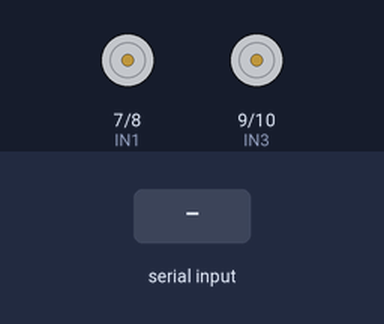
Recording of a sketch running on a simulated Arduino Uno, built with avr-gcc and run on an emulated ATmega328P. On the bench: motor-driver pin pairs drawn as motors (green arrow = first pin HIGH = forward, orange = second pin HIGH = backward, longer = more drive, scaled by the enable pin). The test bench sets the inputs (shaded band).

Above: at 1.2 s.
1.3 s: "90,45\n" received over the second serial link
At 2.0 s:
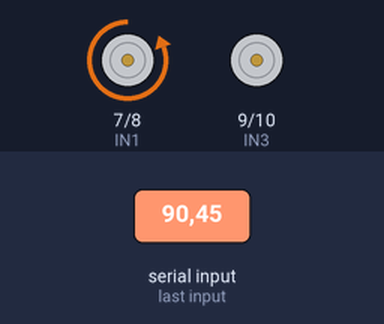
4.3 s: "30,150\n" received over the second serial link
7.3 s: "200\n" received over the second serial link
At 9.7 s:
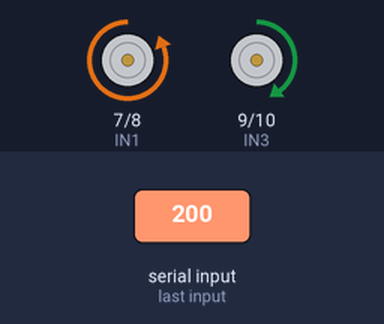
Timing chart, 0 to 11.2 s (numbered marks = the images above; inputs shaded):
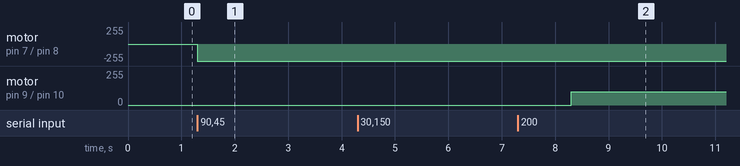

Measured:
- after the input at 1.3 s, motor on pin 7 (IN1) / pin 8 (IN2): stopped → backward 255/255 at once
- after the input at 7.3 s, motor on pin 9 (IN3) / pin 10 (IN4): stopped → forward 99/255 after 1.0 s

The sketch:

recevier.ino
```cpp
#include <SoftwareSerial.h>

// HM-10 pins
#define BLE_RX (4)
#define BLE_TX (5)

// HM-10 module instance
SoftwareSerial bleSerial(BLE_RX, BLE_TX);

// joystick sensor values
#define VR_MIN_VALUE (0)
#define VR_MAX_VALUE (1023)

// left motor pins
#define ENA 6
#define IN1 7
#define IN2 8

// right motor pins
#define ENB 11
#define IN3 9
#define IN4 10

#define MOTOR_MIN_PWM (95)
#define MOTOR_MAX_PWM (255)

int convertToPWM(int value) {
  return map(value, VR_MIN_VALUE, VR_MAX_VALUE, -MOTOR_MAX_PWM, MOTOR_MAX_PWM);
}


void drive(int pwmL, int pwmR) {
  // constrain motor speed between -255 and 255
  pwmL = constrain(pwmL, -MOTOR_MAX_PWM, MOTOR_MAX_PWM);
  pwmR = constrain(pwmR, -MOTOR_MAX_PWM, MOTOR_MAX_PWM);

  // left motor direction
  if (pwmL > 0) {
    digitalWrite(IN1, HIGH);
    digitalWrite(IN2, LOW);
  } else if (pwmL < 0) {
    digitalWrite(IN1, LOW);
    digitalWrite(IN2, HIGH);
  } else {
    digitalWrite(IN1, LOW);
    digitalWrite(IN2, LOW);
  }

  // right motor direction
  if (pwmR > 0) {
    digitalWrite(IN3, HIGH);
    digitalWrite(IN4, LOW);
  } else if (pwmR < 0) {
    digitalWrite(IN3, LOW);
    digitalWrite(IN4, HIGH);
  } else {
    digitalWrite(IN3, LOW);
    digitalWrite(IN4, LOW);
  }

  // stop motors if the absolute value of pwm is less than MOTOR_MIN_PWM
  if (abs(pwmL) <= MOTOR_MIN_PWM) pwmL = 0;
  if (abs(pwmR) <= MOTOR_MIN_PWM) pwmR = 0;

  // pwm for each motor.
  analogWrite(ENA, abs(pwmL));
  analogWrite(ENB, abs(pwmR));
}

void setup() {
  // set up HM-10 module
  bleSerial.begin(9600);

  // set all the motor pins OUTPUT mode
  pinMode(ENA, OUTPUT);
  pinMode(IN1, OUTPUT);
  pinMode(IN2, OUTPUT);
  pinMode(ENB, OUTPUT);
  pinMode(IN3, OUTPUT);
  pinMode(IN4, OUTPUT);
}

void loop() {
  // received controll command
  if (bleSerial.available() > 0) {
    // read joystick values from analog pins
    int vrx = bleSerial.parseInt();
    if(vrx > 0){

      digitalWrite(ENA, HIGH);
      }
    int vry = bleSerial.parseInt();

    // calculate speed of both motors according to the x axis
    int pwmX = convertToPWM(vrx);
    int pwmL = pwmX;
    int pwmR = pwmX;

    // adjust left and right speed according to the y axis
    int pwmY = convertToPWM(vry);
    pwmL = pwmL + pwmY;
    pwmR = pwmR - pwmY;

    // happy drive!
    drive(pwmL, pwmR);
  }
}
```
